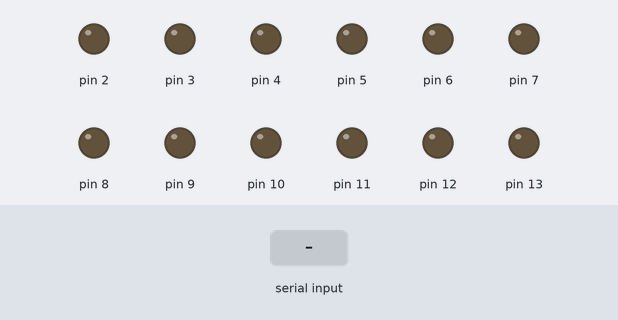
Bench run of a sketch on a simulated Arduino Uno, built with avr-gcc and run on an emulated ATmega328P. Parts: output pins drawn as LEDs (lit = HIGH). The test bench sets the inputs (shaded band).

Above: at 1.2 s.
1.3 s: "1" received over Serial
At 2.5 s:
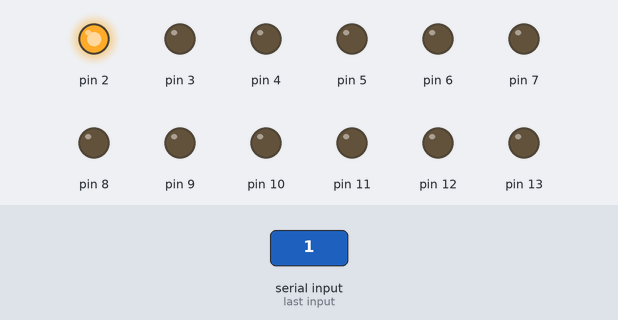
2.8 s: "2" received over Serial
At 3.7 s:
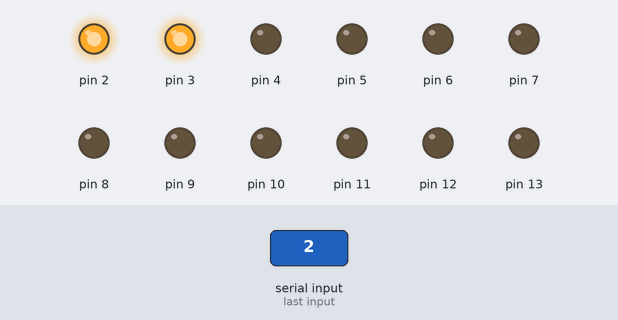
4.3 s: "3" received over Serial
At 4.9 s:
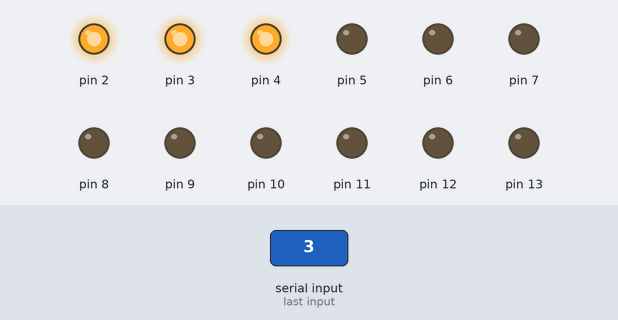
5.8 s: "4" received over Serial
At 7.0 s:
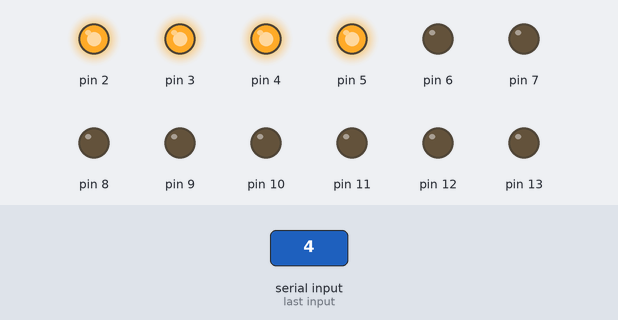
7.3 s: "5" received over Serial
At 8.4 s:
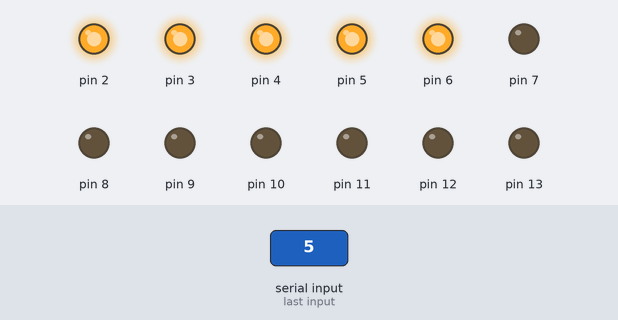
8.8 s: "6" received over Serial
At 9.5 s:
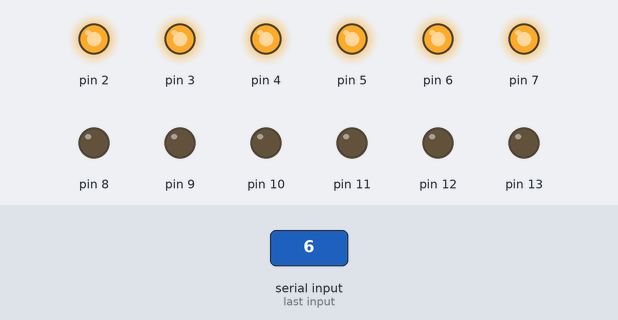
Timing chart, 0 to 11.3 s (numbered marks = the images above; inputs shaded):
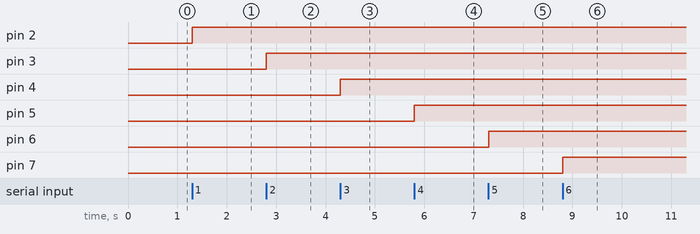

Measured:
- after the input at 1.3 s, pin 2: LOW → HIGH at once
- after the input at 2.8 s, pin 3: LOW → HIGH at once
- after the input at 4.3 s, pin 4: LOW → HIGH at once
- after the input at 5.8 s, pin 5: LOW → HIGH at once
- after the input at 7.3 s, pin 6: LOW → HIGH at once
- after the input at 8.8 s, pin 7: LOW → HIGH at once

The sketch:

LPHomeAutomationArduino.ino
```cpp
char incomingByte = 0;
int relayValues[6] = {LOW,LOW,LOW,LOW,LOW,LOW};

void setup()
{
   Serial.begin(9600);
   pinMode(2,OUTPUT);
   pinMode(3,OUTPUT);
   pinMode(4,OUTPUT);
   pinMode(5,OUTPUT);
   pinMode(6,OUTPUT);
   pinMode(7,OUTPUT);

   pinMode(8,OUTPUT);
   pinMode(9,OUTPUT);
   pinMode(10,OUTPUT);
   pinMode(11,OUTPUT);
   pinMode(12,OUTPUT);
   pinMode(13,OUTPUT);

   digitalWrite(8,LOW);
   digitalWrite(9,LOW);
   digitalWrite(10,LOW);
   digitalWrite(11,LOW);
   digitalWrite(12,LOW);
   digitalWrite(13,LOW);
}

void loop()
{
   if (Serial.available() > 0)
   {
      incomingByte = ((char)Serial.read());
      if(incomingByte == '1')
        relayValues[0] = relayValues[0]==HIGH? LOW : HIGH;
      if(incomingByte == '2')
        relayValues[1] = relayValues[1]==HIGH? LOW : HIGH;
      if(incomingByte == '3')
        relayValues[2] = relayValues[2]==HIGH? LOW : HIGH;
      if(incomingByte == '4')
        relayValues[3] = relayValues[3]==HIGH? LOW : HIGH;
      if(incomingByte == '5')
        relayValues[4] = relayValues[4]==HIGH? LOW : HIGH;
      if(incomingByte == '6')
        relayValues[5] = relayValues[5]==HIGH? LOW : HIGH;

   }
   digitalWrite(2,relayValues[0]);
   digitalWrite(3,relayValues[1]);
   digitalWrite(4,relayValues[2]);
   digitalWrite(5,relayValues[3]);
   digitalWrite(6,relayValues[4]);
   digitalWrite(7,relayValues[5]);

}
```
